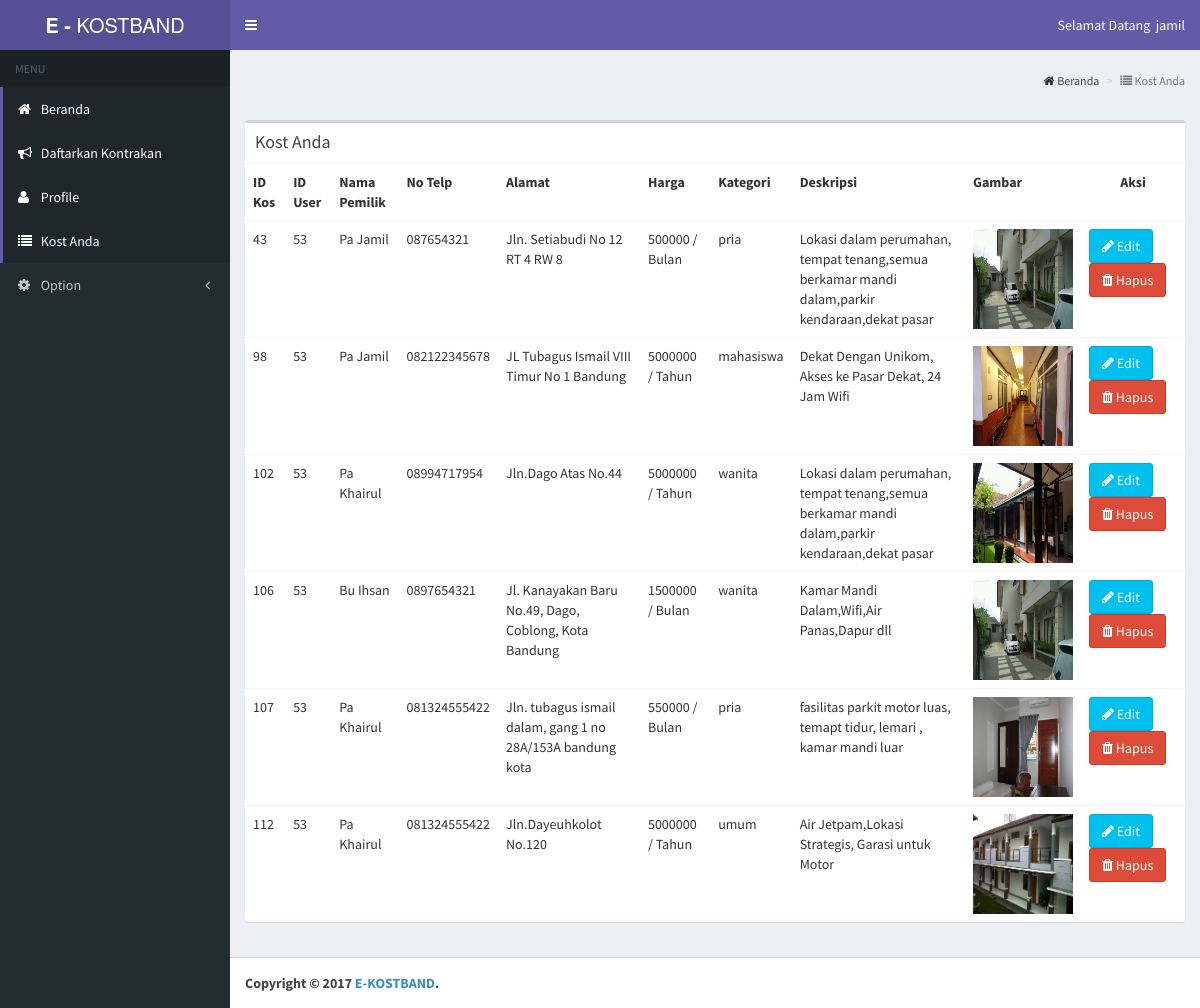
/kosterdaftar.php (signed in), run on the app's committed database.
### tables this page shows
CREATE TABLE IF NOT EXISTS `kos` (
  `idkos` int(20) NOT NULL AUTO_INCREMENT,
  `id_user` int(11) NOT NULL,
  `namakos` varchar(70) DEFAULT NULL,
  `alamat` text,
  `harga` int(30) DEFAULT NULL,
  `per` varchar(20) DEFAULT NULL,
  `kategori` varchar(50) DEFAULT NULL,
  `deskripsi` varchar(100) DEFAULT NULL,
  `gambar` varchar(100) DEFAULT NULL,
  `no_telp` varchar(12) NOT NULL,
  PRIMARY KEY (`idkos`)
);

### fungsi/ekost.php (called while the page is built, shortened)
<?php
  function infokos_perid($id){
    global $konek;
    $query = mysqli_query($konek, "SELECT * FROM kos WHERE id_user = '$id'") or die('query tampil iduser gagal');
    return $query;
  }
 ?>

### kosterdaftar.php (the view, shortened to what this page needs)
<?php
include ('ceksessionuser.php');
include ('fungsi/koneksi.php');
include ('fungsi/ekost.php');
$id = $_SESSION['id_user'];
$tampil = infokos_perid($id);
 ?>
<!DOCTYPE html>
<html>
<head>
  <link rel="stylesheet" href="bootstrap/css/bootstrap.min.css">
  <link rel="stylesheet" href="dist/font-awesome/css/font-awesome.min.css">
  <link rel="stylesheet" href="dist/css/AdminLTE.min.css">
  <link rel="stylesheet" href="dist/css/skins/skin-purple.min.css">
  <link rel="stylesheet" type="text/css" href="plugins/swal/sweetalert.css">
</head>
<body class="hold-transition skin-purple sidebar-mini">
<div class="wrapper">
  <header class="main-header">
    <a href="userberanda.php" class="logo">
      <span class="logo-lg"><b>E -</b> KOSTBAND</span>
    </a>
    <nav class="navbar navbar-static-top" role="navigation">
      <a href="#" class="sidebar-toggle" data-toggle="offcanvas" role="button">
      </a>
      <div class="navbar-custom-menu">
        <ul class="nav navbar-nav">
          <li class="">
               <a href="#" class="disabled" data-toggle="dropdown">
                 <span class="">Selamat Datang &nbsp;<?php echo $_SESSION['nama']; ?></span>
               </a>
             </li>
           </ul>
      </div>
    </nav>
  </header>
  <aside class="main-sidebar">
    <section class="sidebar">
      <ul class="sidebar-menu">
        <li class="header">MENU</li>
        <li class="active"><a href="userberanda.php"><i class="fa fa-home"></i> <span>Beranda</span></a></li>
        <li class="active"><a href="daftarkost.php"><i class="fa fa-bullhorn"></i> <span>Daftarkan Kontrakan</span></a></li>
        <li class="active"><a href="profileuser.php"><i class="fa fa-user"></i> <span>Profile</span></a></li>
        <li class="active"><a href="kosterdaftar.php"><i class="fa fa-list"></i> <span>Kost Anda</span></a></li>
        <li class="treeview">
          <a href="#"><i class="fa fa-gear"></i> <span>Option</span> <i class="fa fa-angle-left pull-right"></i></a>
        </li>
      </ul>
    </section>
  </aside>
  <div class="content-wrapper">
    <section class="content-header">
      <ol class="breadcrumb">
        <li class=""><i class="fa fa-home"></i> <a href="userberanda.php"> Beranda</a></li>
        <li class="active"><i class="fa fa-list"></i> Kost Anda</li>
      </ol>
    </section>
    <br><br>
    <section class="content">
      <div class="row">
      <div class="col-xs-12">
        <div class="box">
          <div class="box-header">
            <h3 class="box-title">Kost Anda</h3>
          </div>
          <div class="box-body table-responsive no-padding">
            <table class="table table-hover">
              <tr>
                <th>ID Kos</th>
                <th>ID User</th>
                <th>Nama Pemilik</th>
                <th>No Telp</th>
                <th>Alamat</th>
                <th>Harga</th>
                <th>Kategori</th>
                <th>Deskripsi</th>
                <th>Gambar</th>
                <th style="text-align:center;margin-left:5px;">Aksi </th>
              </tr>
            <?php
             while($row = mysqli_fetch_assoc($tampil)):
            ?>
              <tr>
                <td><?php echo $row['idkos'] ?></td>
                <td><?php echo $row['id_user'] ?></td>
                <td><?php echo $row['namakos'] ?></td>
                <td><?php echo $row['no_telp'] ?></td>
                <td><?php echo $row['alamat'] ?></td>
                <td><?php echo $row['harga'] ?> / <?php echo $row['per'] ?></td>
                <td><?php echo $row['kategori'] ?></td>
                <td><?php echo $row['deskripsi'] ?></td>
                <td><img src="gambarkost/<?php echo $row['gambar'] ?>" width="100" height="100" alt="gambar" /></td>
                <td><a class="btn btn-info" href="editkosuser.php?idkos=<?php echo $row['idkos']; ?>"><span class="fa fa-pencil ">
				</span> Edit</a> &nbsp;<a class="btn btn-danger deletelink" href="hapuskosuser.php?idkos=<?php echo $row['idkos']; ?>">
				<span class="fa fa-trash "></span> Hapus</a></td>
              </tr>
            <?php endwhile; ?>
            </table>
          </div>
        </div>
    </section>
  </div>
  <footer class="main-footer">
    <strong>Copyright &copy; 2017 <a href="#">E-KOSTBAND</a>.</strong>
  </footer>
</div>
</body>
</html>

### cekloginuser.php (shortened to what this page needs)
<!DOCTYPE html>
<html>
<head>
  <link rel="stylesheet" type="text/css" href="plugins/swal/sweetalert.css">
</head>
<body>
</body>
</html>

### ceksessionuser.php (shortened to what this page needs)
<?php
include('cekloginuser.php');
?>
<!DOCTYPE html>
<html>
<head>
  <link rel="stylesheet" type="text/css" href="plugins/swal/sweetalert.css">
</head>
<body>
</body>
</html>

### data on the page
kos: idkos "43", id_user "53", namakos "Pa Jamil", no_telp "087654321", alamat "Jln. Setiabudi No 12 RT 4 RW 8", harga "500000", per "Bulan", kategori "pria", deskripsi "Lokasi dalam perumahan, tempat tenang,semua berkamar mandi dalam,parkir kendaraan,dekat pasar", gambar (picture)
kos: idkos "98", id_user "53", namakos "Pa Jamil", no_telp "082122345678", alamat "JL Tubagus Ismail VIII Timur No 1 Bandung", harga "5000000", per "Tahun", kategori "mahasiswa", deskripsi "Dekat Dengan Unikom, Akses ke Pasar Dekat, 24 Jam Wifi", gambar (picture)
kos: idkos "102", id_user "53", namakos "Pa Khairul", no_telp "08994717954", alamat "Jln.Dago Atas No.44", harga "5000000", per "Tahun", kategori "wanita", deskripsi "Lokasi dalam perumahan, tempat tenang,semua berkamar mandi dalam,parkir kendaraan,dekat pasar", gambar (picture)
kos: idkos "106", id_user "53", namakos "Bu Ihsan", no_telp "0897654321", alamat "Jl. Kanayakan Baru No.49, Dago, Coblong, Kota Bandung", harga "1500000", per "Bulan", kategori "wanita", deskripsi "Kamar Mandi Dalam,Wifi,Air Panas,Dapur dll", gambar (picture)
kos: idkos "107", id_user "53", namakos "Pa Khairul", no_telp "081324555422", alamat "Jln. tubagus ismail dalam, gang 1 no 28A/153A bandung kota", harga "550000", per "Bulan", kategori "pria", deskripsi "fasilitas parkit motor luas, temapt tidur, lemari , kamar mandi luar", gambar (picture)
kos: idkos "112", id_user "53", namakos "Pa Khairul", no_telp "081324555422", alamat "Jln.Dayeuhkolot No.120", harga "5000000", per "Tahun", kategori "umum", deskripsi "Air Jetpam,Lokasi Strategis, Garasi untuk Motor", gambar (picture)

### other printed values
$_SESSION['nama'] "jamil"
